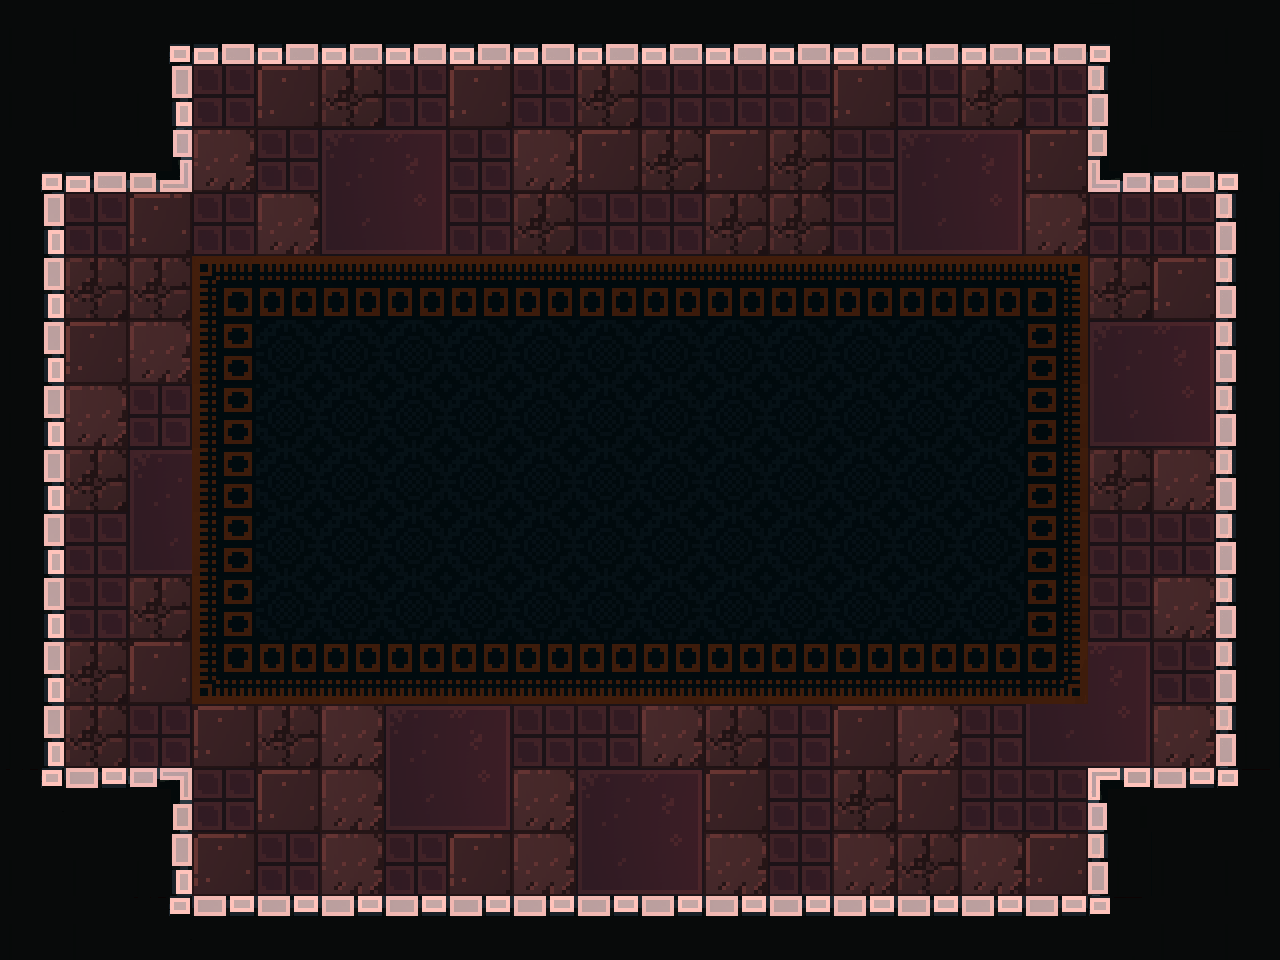

Rendered tile map (Tiled .tmx) drawn with the repository's tilesets; below, a short description and the full map source, tile grids included:
An orthogonal 20x15 tile map with 64x64 px tiles, 1 tile layer (Слой тайлов 1).

<map version="1.5" tiledversion="1.7.2" orientation="orthogonal" renderorder="right-down" width="20" height="15" tilewidth="64" tileheight="64" infinite="0" nextlayerid="2" nextobjectid="1">
 <tileset firstgid="1" source="tiles_64.tsx" />
 <layer id="1" name="Слой тайлов 1" width="20" height="15">
  <data encoding="csv">
25,25,27,14,14,14,14,14,14,14,14,14,14,14,14,14,14,26,25,25,
25,25,9,8,4,10,8,4,8,10,8,8,8,4,8,10,8,7,25,25,
27,14,15,19,8,5,6,8,19,4,10,4,10,8,5,6,4,13,14,26,
9,8,4,8,19,11,12,8,10,8,8,10,10,8,11,12,19,8,8,7,
9,10,10,16,17,17,17,17,17,17,17,17,17,17,17,17,18,10,4,7,
9,4,19,22,23,23,23,23,23,23,23,23,23,23,23,23,24,5,6,7,
9,19,8,22,23,23,23,23,23,23,23,23,23,23,23,23,24,11,12,7,
9,10,5,22,23,23,23,23,23,23,23,23,23,23,23,23,24,10,19,7,
9,8,11,22,23,23,23,23,23,23,23,23,23,23,23,23,24,8,8,7,
9,8,10,22,23,23,23,23,23,23,23,23,23,23,23,23,24,8,19,7,
9,10,4,28,29,29,29,29,29,29,29,29,29,29,29,29,30,6,8,7,
9,10,8,4,10,19,5,6,8,8,19,10,8,4,19,8,11,12,19,7,
21,2,3,8,4,19,11,12,19,5,6,4,8,10,4,8,8,1,2,20,
25,25,9,4,8,19,8,4,19,11,12,19,8,19,10,19,4,7,25,25,
25,25,21,2,2,2,2,2,2,2,2,2,2,2,2,2,2,20,25,25
</data>
 </layer>
</map>
